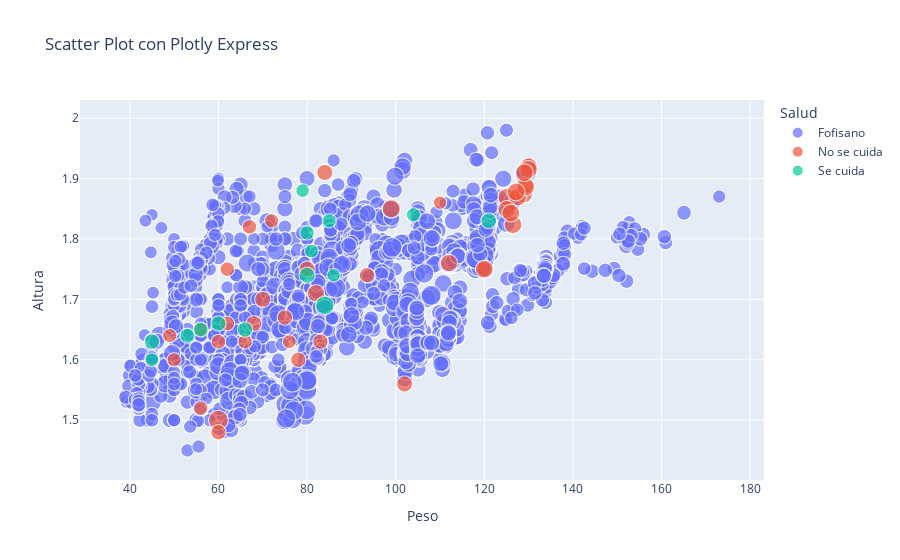

Write notebook code for a chart like this one.
### Code cell
fig = px.scatter(obesidad_limpio, x='weight', y='height', color='Salud', size='age',
                 labels={'weight': 'Peso', 'height': 'Altura'},
                 title='Scatter Plot con Plotly Express')

# Mostrar el gráfico
fig.show()

### Figure 1 — Plotly figure (JSON) as saved in the notebook; plotly's stock layout.template omitted (floating-point values rounded to 4 significant figures; data arrays with more than 128 entries replaced by an {"elided": "..."} marker saying what was removed)
{"data": [{"hovertemplate": "Salud=Fofisano<br>Peso=%{x}<br>Altura=%{y}<br>age=%{marker.size}<extra></extra>", "legendgroup": "Fofisano", "marker": {"color": "#636efa", "size": {"elided": "1999 float values"}, "sizemode": "area", "sizeref": 0.1, "symbol": "circle"}, "mode": "markers", "name": "Fofisano", "showlegend": true, "type": "scattergl", "x": {"elided": "1999 float values"}, "xaxis": "x", "y": {"elided": "1999 float values"}, "yaxis": "y"}, {"hovertemplate": "Salud=No se cuida<br>Peso=%{x}<br>Altura=%{y}<br>age=%{marker.size}<extra></extra>", "legendgroup": "No se cuida", "marker": {"color": "#EF553B", "size": [21, 30, 20, 21, 30, 19, 23, 19, 23, 38, 20, 21, 30, 26, 23, 26, 23, 26, 23, 21, 33, 20, 21, 21, 18, 26, 23, 25, 30.61, 31.46, 31.35, 30.58, 31.19, 31.36, 31.03, 30.68, 31.21, 30.9, 31.2, 31.19], "sizemode": "area", "sizeref": 0.1, "symbol": "circle"}, "mode": "markers", "name": "No se cuida", "showlegend": true, "type": "scattergl", "x": [56, 82, 50, 62, 112, 76, 75, 56, 93.5, 60, 72, 60, 130, 84, 60, 80, 83, 102, 78, 66, 99, 49, 67, 62, 110, 70, 120, 68, 120, 128.9, 126.5, 125.1, 129.2, 127.5, 129.3, 130.0, 127.2, 129.0, 125.1, 126.0], "xaxis": "x", "y": [1.52, 1.71, 1.6, 1.66, 1.76, 1.63, 1.67, 1.65, 1.74, 1.5, 1.83, 1.63, 1.92, 1.91, 1.48, 1.75, 1.63, 1.56, 1.6, 1.63, 1.85, 1.64, 1.82, 1.75, 1.86, 1.7, 1.75, 1.66, 1.75, 1.874, 1.824, 1.869, 1.889, 1.869, 1.886, 1.915, 1.878, 1.91, 1.849, 1.843], "yaxis": "y"}, {"hovertemplate": "Salud=Se cuida<br>Peso=%{x}<br>Altura=%{y}<br>age=%{marker.size}<extra></extra>", "legendgroup": "Se cuida", "marker": {"color": "#00cc96", "size": [22, 22, 21, 23, 19, 23, 34, 20, 25, 19, 19, 26, 23, 18, 20], "sizemode": "area", "sizeref": 0.1, "symbol": "circle"}, "mode": "markers", "name": "Se cuida", "showlegend": true, "type": "scattergl", "x": [53, 56, 80, 45, 45, 60, 84, 85, 121, 81, 79, 80, 66, 86, 104], "xaxis": "x", "y": [1.64, 1.65, 1.81, 1.63, 1.6, 1.66, 1.69, 1.83, 1.83, 1.78, 1.88, 1.74, 1.65, 1.74, 1.84], "yaxis": "y"}], "layout": {"legend": {"itemsizing": "constant", "title": {"text": "Salud"}, "tracegroupgap": 0}, "title": {"text": "Scatter Plot con Plotly Express"}, "xaxis": {"anchor": "y", "domain": [0, 1], "title": {"text": "Peso"}}, "yaxis": {"anchor": "x", "domain": [0, 1], "title": {"text": "Altura"}}}}
